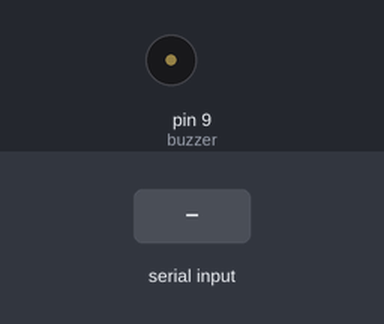
A sketch run on a simulated Arduino Uno, built with avr-gcc and run on an emulated ATmega328P. On the bench: buzzer (waves = sounding). The test bench sets the inputs (shaded band).

Above: at 1.2 s.
1.3 s: "90,45\n" received over Serial
At 1.9 s:
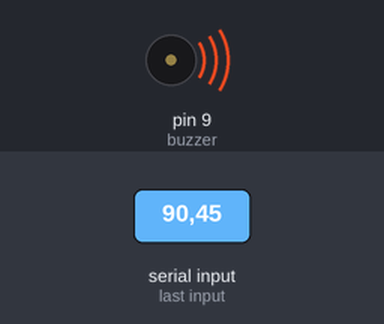
Timing chart, 0 to 10.3 s (numbered marks = the images above; inputs shaded):
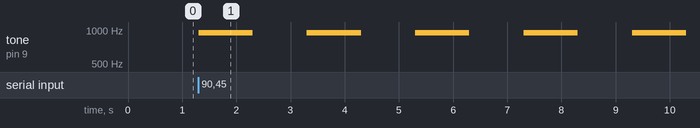

The sketch:

E6_1.ino
```cpp
/* PRACTICA 6, EJERCICIO 1
@author: Javier Lopez Sierra
*/
const int buzzer = 9;  //buzzer to arduino pin 9
int bell = 0;

void setup() {
  Serial.begin(9600);
  pinMode(buzzer, OUTPUT);  // Set buzzer - pin 9 as an output
}

void loop() {
  if (Serial.available() > 0) {
    bell = Serial.parseInt();
    for (int i = 0; i < bell; i++) {
      tone(buzzer, 950);  // Send 1KHz sound signal...
      delay(1000);         // ...for 1 sec
      noTone(buzzer);      // Stop sound...
      delay(1000);         // ...for 1 sec
    }
    noTone(buzzer);      // Stop sound...
  }
}
```

Measured:
- after the input at 1.3 s, tone on pin 9 (buzzer): alternates 950 Hz for 1.0 s and silent for 1.0 s, starting at once
